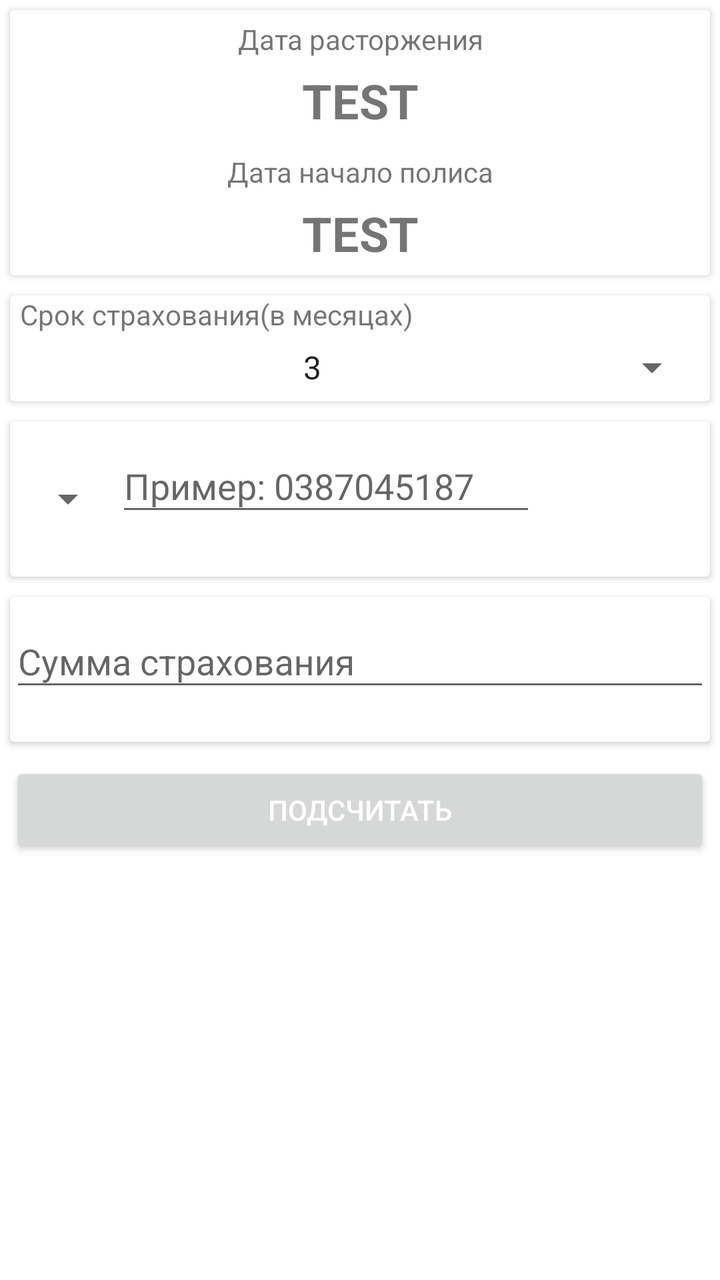
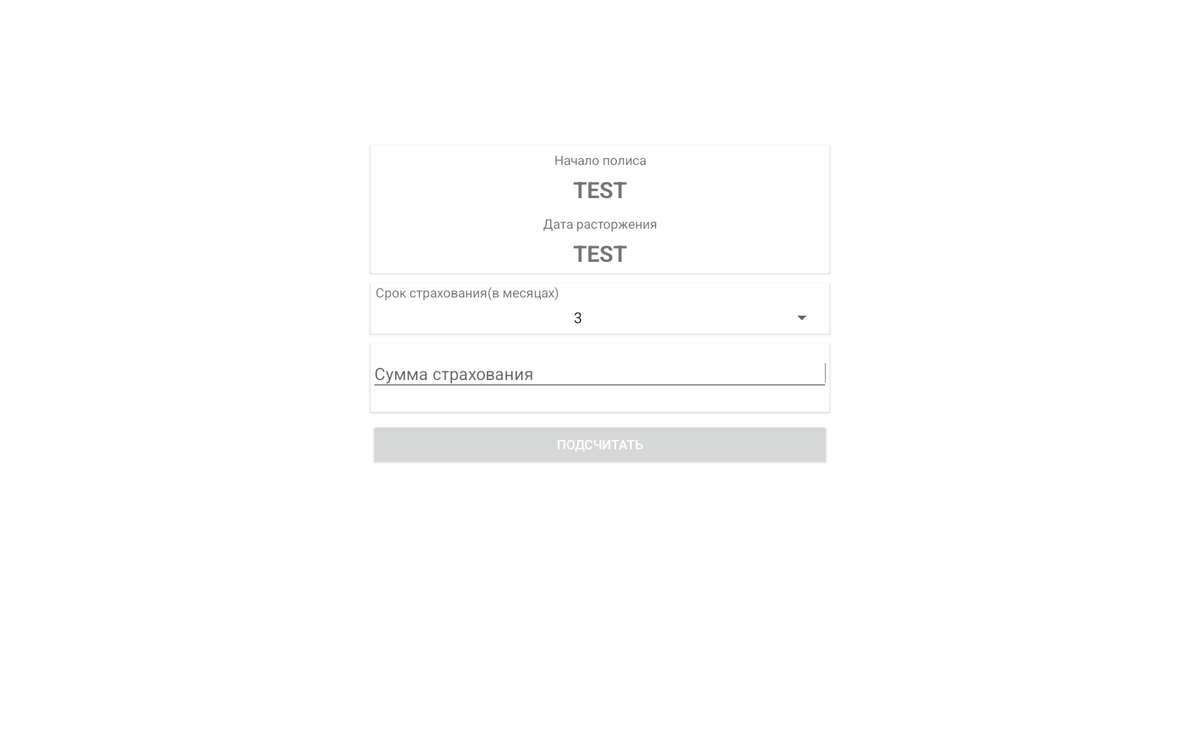

One screen, two layout resources from the same app: the default and the repository's alternative for another configuration. Each is rendered where Android would select it; the XML of both is given below.
<!-- AndroidManifest.xml: application theme AppTheme -->
<!-- res/layout/fragment_content.xml -->
<LinearLayout xmlns:android="http://schemas.android.com/apk/res/android"
    xmlns:tools="http://schemas.android.com/tools"
    xmlns:app="http://schemas.android.com/apk/res-auto"
    android:orientation="vertical"
    android:layout_width="match_parent"
    android:layout_height="match_parent"
    tools:context="ivan.osago.ui.ContentFragment"
    android:background="#ffffff">


    <ScrollView
        android:layout_width="match_parent"
        android:layout_height="match_parent">

        <LinearLayout
            android:layout_width="match_parent"
            android:layout_height="match_parent"
            android:orientation="vertical" >
            <android.support.v7.widget.CardView
                android:layout_width="match_parent"
                android:layout_height="wrap_content"
                android:id="@+id/data_container"
                android:layout_margin="5dp">

                <LinearLayout
                    android:orientation="vertical"
                    android:layout_width="match_parent"
                    android:layout_height="match_parent">
                    <TextView
                        android:text="Дата расторжения"
                        android:layout_width="match_parent"
                        android:layout_height="wrap_content"
                        android:id="@+id/cancellation_date_label"
                        tools:ignore="HardcodedText"
                        android:layout_marginTop="5dp"
                        android:gravity="center_horizontal" />

                    <TextView
                        android:layout_width="match_parent"
                        android:layout_height="wrap_content"
                        android:id="@+id/cancellation_date_field"
                        android:textSize="24sp"
                        android:text="test"
                        android:gravity="center_horizontal"
                        tools:ignore="HardcodedText,SpUsage"
                        android:layout_margin="5dp"
                        android:textAllCaps="true"
                        android:textStyle="normal|bold" />

                    <TextView
                        android:text="Дата начало полиса"
                        android:layout_width="match_parent"
                        android:layout_height="wrap_content"
                        android:id="@+id/policy_beginning_label"
                        tools:ignore="HardcodedText"
                        android:gravity="center_horizontal"
                        android:layout_marginTop="5dp" />

                    <TextView
                        android:layout_width="match_parent"
                        android:layout_height="wrap_content"
                        android:id="@+id/policy_beginning_field"
                        android:textSize="24sp"
                        android:text="test"
                        android:gravity="center_horizontal"
                        tools:ignore="HardcodedText,SpUsage"
                        android:layout_margin="5dp"
                        android:textAllCaps="true"
                        android:textStyle="normal|bold" />
                </LinearLayout>
            </android.support.v7.widget.CardView>

            <android.support.v7.widget.CardView
                android:layout_width="match_parent"
                android:layout_height="wrap_content"
                android:layout_margin="5dp">

                <LinearLayout
                    android:orientation="vertical"
                    android:layout_width="match_parent"
                    android:layout_height="match_parent">
                    <TextView
                        android:text="Срок страхования(в месяцах)"
                        android:layout_width="match_parent"
                        android:layout_height="wrap_content"
                        android:id="@+id/textView"
                        tools:ignore="HardcodedText"
                        android:layout_marginStart="5dp"
                        android:layout_marginLeft="5dp"
                        android:layout_marginRight="5dp"
                        android:layout_marginEnd="5dp" />

                    <Spinner
                        android:layout_width="match_parent"
                        android:layout_height="wrap_content"
                        android:id="@+id/term_insurance_spinner"
                        android:spinnerMode="dialog"
                        android:entries="@array/term_insurance_array_entires"
                        android:layout_marginTop="5dp"
                        android:layout_marginRight="5dp"
                        android:layout_marginLeft="5dp"
                        android:layout_marginEnd="5dp"
                        android:layout_marginStart="5dp"
                        android:layout_marginBottom="5dp"
                        style="@style/Widget.AppCompat.Spinner"
                        android:gravity="center_vertical|center_horizontal|start"
                        android:foregroundGravity="center_horizontal"
                        android:textAlignment="center" />
                </LinearLayout>
            </android.support.v7.widget.CardView>

            <android.support.v7.widget.CardView
                android:layout_width="match_parent"
                android:layout_height="wrap_content"
                android:layout_margin="5dp">

                <RelativeLayout
                    android:layout_width="match_parent"
                    android:layout_height="match_parent">
                    <Spinner
                        android:layout_width="wrap_content"
                        android:layout_height="wrap_content"
                        android:id="@+id/serial_osago"
                        android:entries="@array/serial_policy_array_entires"
                        android:layout_centerInParent="false"
                        android:layout_centerVertical="true"
                        android:layout_marginLeft="5dp"
                        android:layout_marginStart="5dp"
                        style="@style/Widget.AppCompat.Spinner.DropDown"
                        android:textAlignment="center" />

                    <android.support.design.widget.TextInputLayout
                        android:layout_width="wrap_content"
                        android:layout_height="wrap_content"
                        android:layout_alignParentTop="true"
                        android:layout_alignParentRight="true"
                        android:layout_alignParentEnd="true"
                        android:layout_toRightOf="@+id/serial_osago"
                        android:layout_toEndOf="@+id/serial_osago"
                        android:layout_marginLeft="5dp"
                        android:layout_marginRight="5dp"
                        android:layout_marginEnd="5dp"
                        android:layout_marginBottom="5dp"
                        app:errorEnabled="true"
                        android:id="@+id/osago_number_input">

                        <EditText
                            android:layout_width="wrap_content"
                            android:layout_height="wrap_content"
                            android:inputType="textPersonName|number"
                            android:ems="10"
                            android:id="@+id/policy_number_field"
                            android:hint="Пример: 0387045187"
                            tools:ignore="HardcodedText,TextFields" ><requestFocus /></EditText>

                    </android.support.design.widget.TextInputLayout>
                </RelativeLayout>
            </android.support.v7.widget.CardView>

            <android.support.v7.widget.CardView
                android:layout_width="match_parent"
                android:layout_height="wrap_content"
                android:layout_margin="5dp">
                <android.support.design.widget.TextInputLayout
                    android:layout_width="match_parent"
                    android:layout_height="wrap_content"
                    app:errorEnabled="true"
                    android:id="@+id/summa_insurance_input">
                    <EditText
                        android:layout_width="match_parent"
                        android:layout_height="wrap_content"
                        android:inputType="numberSigned"
                        android:ems="10"
                        android:id="@+id/amount_nsurance_field"
                        android:hint="Сумма страхования"
                        tools:ignore="HardcodedText" />
                </android.support.design.widget.TextInputLayout>
            </android.support.v7.widget.CardView>

            <Button
                android:text="Подсчитать"
                android:layout_width="match_parent"
                android:layout_height="wrap_content"
                android:id="@+id/calculate_button"
                tools:ignore="HardcodedText"
                android:layout_margin="5dp"
                android:theme="@style/MyButtonRaised"
                android:textColor="#ffffff" />

        </LinearLayout>
    </ScrollView>


</LinearLayout>
<!-- resources referenced by this layout -->
<resources>
  <string-array name="term_insurance_array_entires">
          <item>3</item>
          <item>4</item>
          <item>5</item>
          <item>6</item>
          <item>7</item>
          <item>8</item>
          <item>9</item>
          <item>12</item>
      </string-array>
  <style name="AppTheme" parent="Theme.AppCompat.Light.NoActionBar">
          
          <item name="colorPrimary">@color/colorPrimary</item>
          <item name="colorPrimaryDark">@color/colorPrimaryDark</item>
          <item name="colorAccent">@color/colorAccent</item>
          <item name="windowActionBar">false</item>
          <item name="windowNoTitle">true</item>
          <item name="android:windowBackground">@drawable/splashscreen_icon</item>
  </style>
  <color name="colorPrimary">#3F51B5</color>
  <color name="colorPrimaryDark">#303F9F</color>
  <color name="colorAccent">#FF4081</color>
  <!-- drawable splashscreen_icon: png bitmap (drawable, 15718 bytes) -->
</resources>
<!-- res/layout-xlarge-land/fragment_content.xml (the repository's variant of the layout above) -->
<!-- drawn on a large tablet held sideways -->
<RelativeLayout xmlns:android="http://schemas.android.com/apk/res/android"
    xmlns:tools="http://schemas.android.com/tools"
    xmlns:app="http://schemas.android.com/apk/res-auto"
    android:orientation="vertical"
    android:layout_width="match_parent"
    android:layout_height="match_parent"
    tools:context="ivan.osago.ui.ContentFragment"
    android:background="#ffffff">


    <ScrollView
        android:layout_width="500dp"
        android:layout_height="500dp"
        android:layout_centerInParent="true">

        <LinearLayout
            android:layout_width="match_parent"
            android:layout_height="match_parent"
            android:orientation="vertical" >
            <android.support.v7.widget.CardView
                android:layout_width="match_parent"
                android:layout_height="wrap_content"
                android:id="@+id/data_container"
                android:layout_margin="5dp">

                <LinearLayout
                    android:orientation="vertical"
                    android:layout_width="match_parent"
                    android:layout_height="match_parent">

                    <TextView
                        android:id="@+id/cancellation_date_label"
                        android:layout_width="match_parent"
                        android:layout_height="wrap_content"
                        android:layout_marginTop="5dp"
                        android:gravity="center_horizontal"
                        android:text="Начало полиса"
                        tools:ignore="HardcodedText" />

                    <TextView
                        android:layout_width="match_parent"
                        android:layout_height="wrap_content"
                        android:id="@+id/cancellation_date_field"
                        android:textSize="24sp"
                        android:text="test"
                        android:gravity="center_horizontal"
                        tools:ignore="HardcodedText,SpUsage"
                        android:layout_margin="5dp"
                        android:textAllCaps="true"
                        android:textStyle="normal|bold" />

                    <TextView
                        android:id="@+id/policy_beginning_label"
                        android:layout_width="match_parent"
                        android:layout_height="wrap_content"
                        android:layout_marginTop="5dp"
                        android:gravity="center_horizontal"
                        android:text="Дата расторжения"
                        tools:ignore="HardcodedText" />

                    <TextView
                        android:layout_width="match_parent"
                        android:layout_height="wrap_content"
                        android:id="@+id/policy_beginning_field"
                        android:textSize="24sp"
                        android:text="test"
                        android:gravity="center_horizontal"
                        tools:ignore="HardcodedText,SpUsage"
                        android:layout_margin="5dp"
                        android:textAllCaps="true"
                        android:textStyle="normal|bold" />
                </LinearLayout>
            </android.support.v7.widget.CardView>

            <android.support.v7.widget.CardView
                android:layout_width="match_parent"
                android:layout_height="wrap_content"
                android:layout_margin="5dp">

                <LinearLayout
                    android:orientation="vertical"
                    android:layout_width="match_parent"
                    android:layout_height="match_parent">
                    <TextView
                        android:text="Срок страхования(в месяцах)"
                        android:layout_width="match_parent"
                        android:layout_height="wrap_content"
                        android:id="@+id/textView"
                        tools:ignore="HardcodedText"
                        android:layout_marginStart="5dp"
                        android:layout_marginLeft="5dp"
                        android:layout_marginRight="5dp"
                        android:layout_marginEnd="5dp" />

                    <Spinner
                        android:layout_width="match_parent"
                        android:layout_height="wrap_content"
                        android:id="@+id/term_insurance_spinner"
                        android:spinnerMode="dialog"
                        android:entries="@array/term_insurance_array_entires"
                        android:layout_marginTop="5dp"
                        android:layout_marginRight="5dp"
                        android:layout_marginLeft="5dp"
                        android:layout_marginEnd="5dp"
                        android:layout_marginStart="5dp"
                        android:layout_marginBottom="5dp"
                        style="@style/Widget.AppCompat.Spinner"
                        android:gravity="center_vertical|center_horizontal|start"
                        android:foregroundGravity="center_horizontal"
                        android:textAlignment="center" />
                </LinearLayout>
            </android.support.v7.widget.CardView>



            <android.support.v7.widget.CardView
                android:layout_width="match_parent"
                android:layout_height="wrap_content"
                android:layout_margin="5dp">
                <android.support.design.widget.TextInputLayout
                    android:layout_width="match_parent"
                    android:layout_height="wrap_content"
                    app:errorEnabled="true"
                    android:id="@+id/summa_insurance_input">
                    <EditText
                        android:layout_width="match_parent"
                        android:layout_height="wrap_content"
                        android:inputType="numberSigned"
                        android:ems="10"
                        android:id="@+id/amount_nsurance_field"
                        android:hint="Сумма страхования"
                        tools:ignore="HardcodedText" />
                </android.support.design.widget.TextInputLayout>
            </android.support.v7.widget.CardView>

            <Button
                android:text="Подсчитать"
                android:layout_width="match_parent"
                android:layout_height="wrap_content"
                android:id="@+id/calculate_button"
                tools:ignore="HardcodedText"
                android:layout_margin="5dp"
                android:theme="@style/MyButtonRaised"
                android:textColor="#ffffff" />

        </LinearLayout>
    </ScrollView>


</RelativeLayout>
